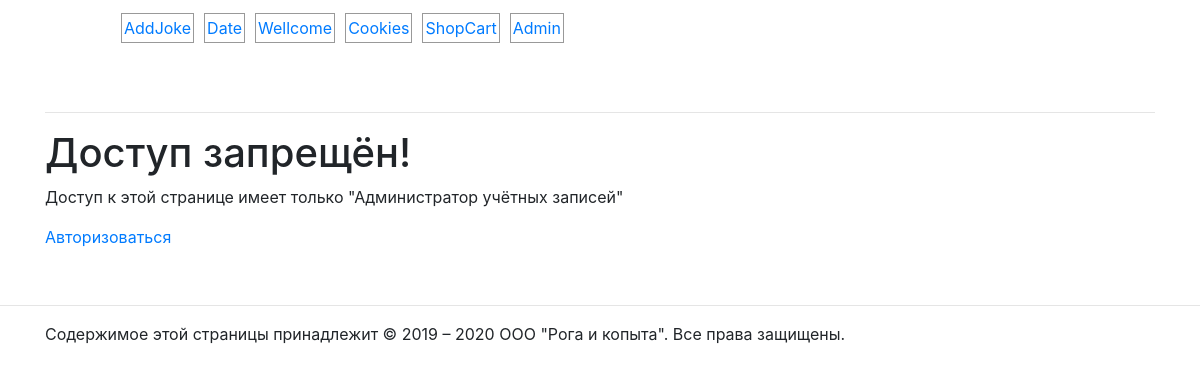
The app's page /admin/authors/index.php (signed in), older data.
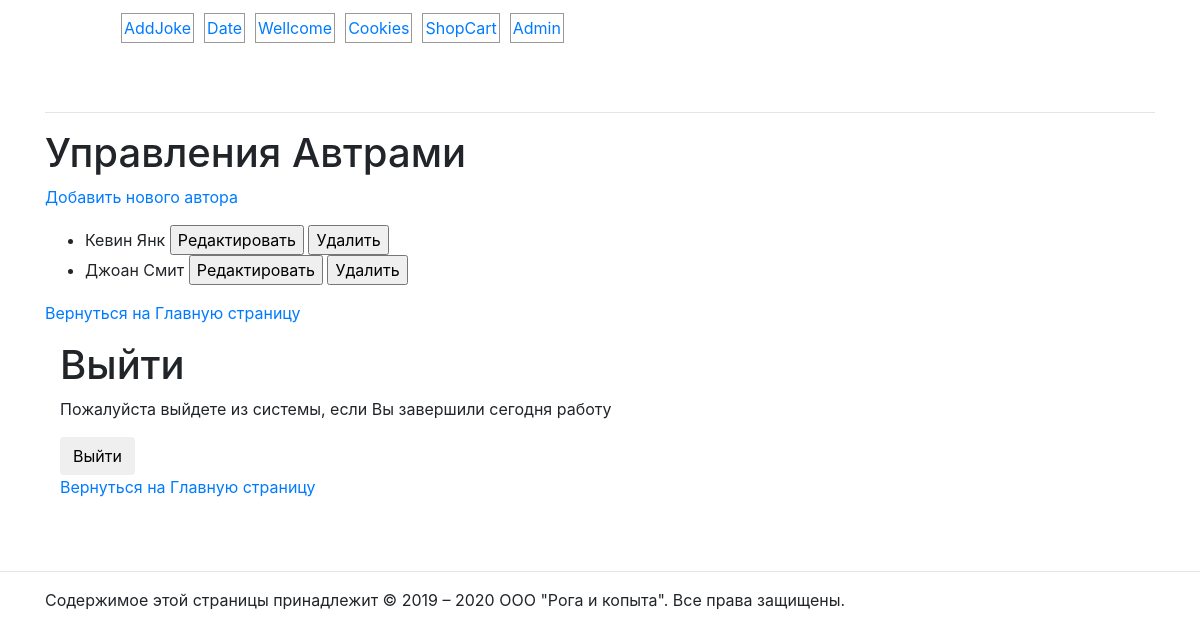
The same page, newer data.
### tables this page shows
CREATE TABLE `author` (
  `author_id` int(11) NOT NULL,
  `author_name` varchar(255) DEFAULT NULL,
  `author_email` varchar(255) DEFAULT NULL,
  `password` char(32) DEFAULT NULL
);

### includes/access.inc.php (called while the page is built, shortened)
<?php
function userHasRole($role){
    include 'db.inc.php';
    try{
        $sql = "SELECT COUNT(*) FROM author
                INNER JOIN author_role ON author.author_id = author_role.author_id
                INNER JOIN role ON role_id = id
                WHERE author_email = :email AND id = :roleId";
        $s = $pdo->prepare($sql);
        $s->bindValue(':email', $_SESSION['email']);
        $s->bindValue(':roleId', $role);
        $s->execute();
    }catch (PDOException $e){
        $error = 'Ошибка при поиске ролей, назначенных автору.' . $e->getMessage();
        include $_SERVER['DOCUMENT_ROOT'] . '/addjoke/error.html.php';
        exit();
    }
    $row = $s->fetch();
    if($row[0] > 0) return true;
    else return false;
}

### includes/helpers.inc.php (the view, shortened to what this page needs)
<?php
function html($text){
    return htmlspecialchars($text, ENT_QUOTES, 'UTF-8');
}
function htmlout($text){
    echo html($text);
}

### admin/authors/index.php (shortened to what this page needs)
<?php
include_once $_SERVER['DOCUMENT_ROOT'] . '/includes/access.inc.php';
if(!userHasRole('Администратор учётных записей')){
    include '../accessdenied.html.php';
    exit();
}
include $_SERVER['DOCUMENT_ROOT'] . '/includes/db.inc.php';
try{
    $result = $pdo->query('SELECT author_id, author_name FROM author');
}catch(PDOException $e){
    $error = "Ошибка соединеня с БД. Извлечение списка авторов шуток. (" . $e->getMessage() . ").";
    include $_SERVER['DOCUMENT_ROOT'] . '/addjoke/error.html.php';
    exit();
}
foreach($result as $row){
    $authors[] = array('id' => $row['author_id'], 'name' => $row['author_name']);
}
include_once 'authors.html.php';

### admin/accessdenied.html.php (shortened to what this page needs)
<?php
    include_once $_SERVER['DOCUMENT_ROOT'] . '/includes/helpers.inc.php';
 ?>
<!DOCTYPE html>
<html lang="ru">
<head>
    <?php
    include $_SERVER['DOCUMENT_ROOT'] . '/assets/head.html.php';
    ?>
</head>
<body>
<main class="container">
    <div class="row">
        <div class="col-md-12">
            <div class="main">
                <?php include $_SERVER['DOCUMENT_ROOT'] . '/assets/nav.html.php';?>
                <h1>Доступ запрещён!</h1>
                <p><?php htmlout($error); ?></p>
                <p><a href="">Авторизоваться</a></p>
            </div>
        </div>
    </div>
</main>
<br><hr>
<footer>
    <?php include $_SERVER['DOCUMENT_ROOT'] . '/assets/footer.html.php'; ?>
</footer>
</body>
</html>

### assets/head.html.php (shortened to what this page needs)
<link rel="stylesheet" href="https://stackpath.bootstrapcdn.com/bootstrap/4.1.1/css/bootstrap.min.css" >

### assets/nav.html.php (shortened to what this page needs)
<header class="container">
    <div class="row">
        <div class="col-md-12">
            <div class="header">
                <nav class="navbar">
                    <ul>
                        <li><a href="<?php $_SERVER['DOCUMENT_ROOT'] ?>/addjoke/index.php">AddJoke</a></li>
                        <li><a href="<?php $_SERVER['DOCUMENT_ROOT'] ?>/date/today.php">Date</a></li>
                        <li><a href="<?php $_SERVER['DOCUMENT_ROOT'] ?>/wellcome/index.php">Wellcome</a></li>
                        <li><a href="<?php $_SERVER['DOCUMENT_ROOT'] ?>/cookiecounter/index.php">Cookies</a></li>
                        <li><a href="<?php $_SERVER['DOCUMENT_ROOT'] ?>/shopcart/index.php">ShopCart</a></li>
                        <li><a href="<?php $_SERVER['DOCUMENT_ROOT'] ?>/admin/index.php">Admin</a></li>
                    </ul>
                </nav>
            </div>
        </div>
    </div>
</header>
<br><hr>

### assets/footer.html.php
<div class="container">
    <div class="row">
        <div class="col-md-12">
            <div class="footer">
                Содержимое этой страницы принадлежит &copy; 2019 &ndash;
                <?php echo date('Y'); ?>
                ООО "Рога и копыта". Все права защищены.
            </div>
        </div>
    </div>
</div>

### admin/authors/authors.html.php (shortened to what this page needs)
<?php include_once $_SERVER['DOCUMENT_ROOT'] . '/includes/helpers.inc.php';?>
<!DOCTYPE html>
<html lang="ru">
<head>
    <?php
        include $_SERVER['DOCUMENT_ROOT'] . '/assets/head.html.php';
    ?>
</head>
<body>
<main class="container">
    <div class="row">
        <div class="col-md-12">
            <div class="main">
                <?php include $_SERVER['DOCUMENT_ROOT'] . '/assets/nav.html.php';?>
                <h1>Управления Автрами</h1>
                <p><a href="?add">Добавить нового автора</a></p>
                <ul>
                    <?php foreach($authors as $author): ?>
                        <li>
                            <form action="" method="post">
                                <div>
                                    <input type="submit" name="action" value="Редактировать">
                                    <input type="submit" name="action" value="Удалить">
                                </div>
                            </form>
                        </li>
                    <?php endforeach; ?>
                </ul>
                <p><a href="<?php $_SERVER['DOCUMENT_ROOT'] ?>/addjoke/index.php">Вернуться на Главную страницу</a></p>
                <p><?php include '../logout.inc.html.php'; ?></p>
<br><hr>
<footer>
    <?php include $_SERVER['DOCUMENT_ROOT'] . '/assets/footer.html.php'; ?>
</footer>
</body>
</html>

### admin/logout.inc.html.php (shortened to what this page needs)
<?php
     include_once $_SERVER['DOCUMENT_ROOT'] . '/includes/helpers.inc.php';
 ?>
        <div class="container">
            <div class="row">
                <div class="col-md-12">
                    <div class="logout">
                        <h1>Выйти</h1>
                        <p>Пожалуйста выйдете из системы, если Вы завершили сегодня работу</p>
                        <form action="" method="post">
                            <div>
                                <input class="btn btn-worning" type="submit" value="Выйти">
                            </div>
                        </form>
                        <p><a href="/admin/">Вернуться на Главную страницу</a></p>
                    </div>
                </div>
            </div>
        </div>
</html>

### assets/nav.html.php (style rules this page uses)
nav > ul { list-style-type: none; float: none; }
nav > ul > li { float: left; margin: 5px; padding: 2px; border: 1px solid #999; }

Row changes from the older to the newer data that the page shows:
now on this page (row unchanged): author: author_name "Кевин Янк"
now on this page (row edited): author: author_name "Джоан Смит"
Text that changed along with them:
form field value: (not shown) → "Выйти"
html($text): "Доступ к этой странице имеет только \"Администратор учётных записей\"" → (not shown)
text no longer shown: "Доступ запрещён! Авторизоваться"
text now shown: "Управления Автрами Добавить нового автора Вернуться на Главную страницу Выйти Пожалуйста выйдете из системы, если Вы завершили сегодня работу Вернуться на Главную страницу"
